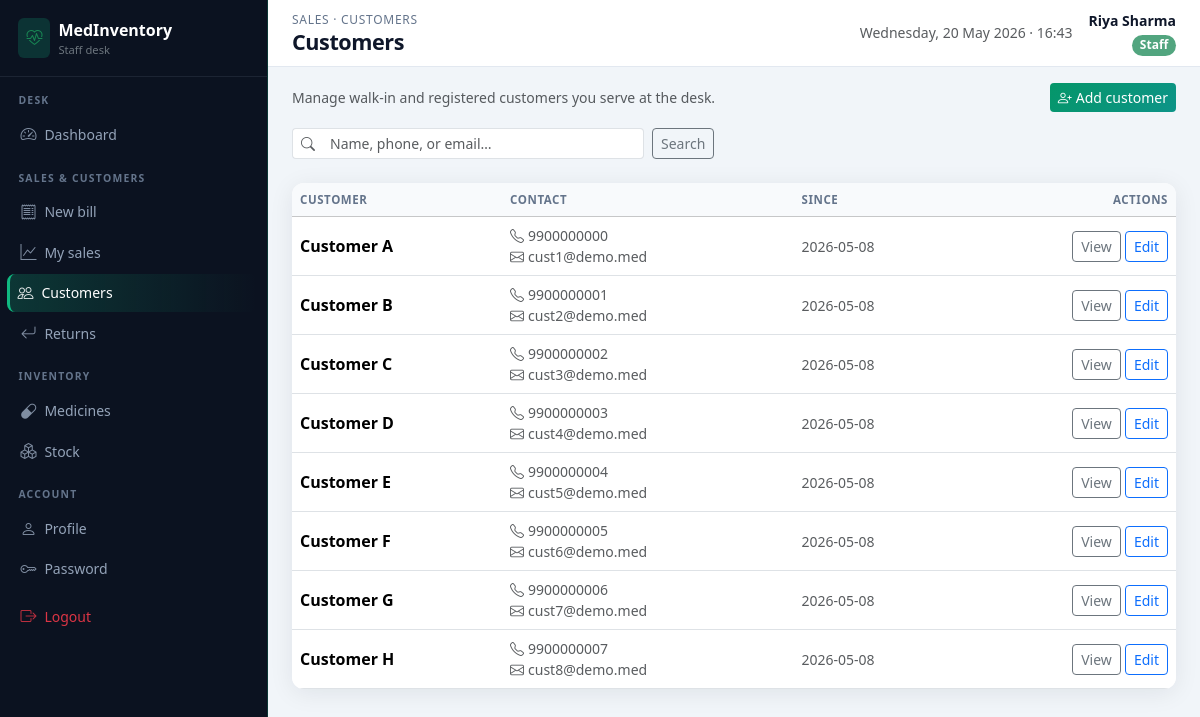
Screenshot of /staff/customers (signed in) with the database file from the repository.
### app/models.py (models this page shows, shortened)
class User(UserMixin, db.Model):
    __tablename__ = "users"
    id = db.Column(db.Integer, primary_key=True)
    username = db.Column(db.String(80), unique=True, nullable=False, index=True)
    password_hash = db.Column(db.String(256), nullable=False)
    full_name = db.Column(db.String(120), nullable=False)
    email = db.Column(db.String(120))
    phone = db.Column(db.String(32))
    role = db.Column(db.String(20), nullable=False, default="staff")  # admin | staff
    is_active = db.Column(db.Boolean, default=True)
    created_at = db.Column(db.DateTime, default=datetime.utcnow)
    bills = db.relationship("Bill", backref="staff", lazy="dynamic")
    returns = db.relationship("MedicineReturn", backref="staff", lazy="dynamic")

class Customer(db.Model):
    __tablename__ = "customers"
    id = db.Column(db.Integer, primary_key=True)
    name = db.Column(db.String(120), nullable=False, index=True)
    contact_number = db.Column(db.String(32))
    email = db.Column(db.String(120))
    address = db.Column(db.Text)
    created_at = db.Column(db.DateTime, default=datetime.utcnow)
    bills = db.relationship("Bill", backref="customer", lazy="dynamic")

### app/staff_routes.py (the view, shortened to what this page needs)
@staff_bp.route("/customers")
@login_required
@staff_required
def customers():
    page = request.args.get("page", 1, type=int)
    q = (request.args.get("q") or "").strip()
    query = Customer.query
    pagination = query.order_by(Customer.name).paginate(
        page=page, per_page=PER_PAGE, error_out=False
    )
    return render_template(
        "staff/customers.html",
        pagination=pagination,
        customers=pagination.items,
        q=q,
    )

### app/utils.py (called while the page is built)
def staff_required(view):
    @wraps(view)
    def wrapped(*args, **kwargs):
        if not current_user.is_authenticated:
            flash("Please log in to continue.", "warning")
            return redirect(url_for("main.login", next=request.url))
        if current_user.role != "staff":
            flash("Staff area only.", "danger")
            return redirect(url_for("admin.dashboard"))
        return view(*args, **kwargs)
    return wrapped

### app/templates/staff/customers.html (shortened to what this page needs)
{% extends "staff/layout.html" %}
{% from "staff/_macros.html" import toolbar_search, pagination_nav with context %}
{% block breadcrumb %}Sales · Customers{% endblock %}
{% block page_title %}Customers{% endblock %}
{% block content %}
<div class="d-flex flex-wrap justify-content-between align-items-center gap-2 mb-3">
  <p class="text-muted small mb-0">Manage walk-in and registered customers you serve at the desk.</p>
  <a href="{{ url_for('staff.customer_new') }}" class="btn btn-sm btn-staff-brand"><i class="bi bi-person-plus me-1"></i>Add customer</a>
</div>
{{ toolbar_search(url_for('staff.customers'), 'Name, phone, or email…', q) }}
<div class="card card-soft table-responsive">
  <table class="table table-hover mb-0 align-middle">
    <thead class="table-light">
      <tr>
        <th>Customer</th>
        <th>Contact</th>
        <th>Since</th>
        <th class="text-end">Actions</th>
      </tr>
    </thead>
    <tbody>
      {% for c in customers %}
      <tr>
        <td class="fw-semibold">{{ c.name }}</td>
        <td class="small">
          {% if c.contact_number %}<span class="d-block text-muted"><i class="bi bi-telephone me-1"></i>{{ c.contact_number }}</span>{% endif %}
          {% if c.email %}<span class="d-block text-muted"><i class="bi bi-envelope me-1"></i>{{ c.email }}</span>{% endif %}
        </td>
        <td class="small text-muted">{{ c.created_at.strftime('%Y-%m-%d') if c.created_at else '—' }}</td>
        <td class="text-end">
          <a class="btn btn-sm btn-outline-secondary" href="{{ url_for('staff.customer_detail', cid=c.id) }}">View</a>
          <a class="btn btn-sm btn-outline-primary" href="{{ url_for('staff.customer_edit', cid=c.id) }}">Edit</a>
        </td>
      </tr>
      {% else %}
      <tr><td colspan="4" class="empty-state">No customers yet. <a href="{{ url_for('staff.customer_new') }}">Create one</a>.</td></tr>
      {% endfor %}
    </tbody>
  </table>
</div>
{% endblock %}

### app/templates/staff/layout.html (shortened to what this page needs)
{% extends "base.html" %}
{% set staff_sales_ep = ['staff.sales', 'staff.bill_detail', 'staff.bill_print'] %}
{% set staff_cust_ep = ['staff.customers', 'staff.customer_new', 'staff.customer_detail', 'staff.customer_edit'] %}
{% set staff_ret_ep = ['staff.returns_list', 'staff.returns_new'] %}
{% set staff_med_ep = ['staff.medicines', 'staff.medicine_detail'] %}
{% block body %}
<div class="staff-shell d-flex">
  <aside class="sidebar-staff no-print d-none d-lg-block">
    <div class="brand-block">
      <div class="d-flex align-items-center gap-2 text-white">
        <span class="rounded-2 d-flex p-2" style="background:rgba(16,185,129,0.2);"><i class="bi bi-heart-pulse text-success"></i></span>
        <div>
          <div class="product-name fw-bold">MedInventory</div>
          <div class="small text-secondary" style="font-size:0.7rem;">Staff desk</div>
        </div>
      </div>
    </div>
    <nav class="nav flex-column pb-4">
      <div class="nav-section-label">Desk</div>
      <a class="nav-link {% if request.endpoint == 'staff.dashboard' %}active{% endif %}" href="{{ url_for('staff.dashboard') }}"><i class="bi bi-speedometer2"></i> Dashboard</a>
      <div class="nav-section-label">Sales &amp; customers</div>
      <a class="nav-link {% if request.endpoint == 'staff.billing' %}active{% endif %}" href="{{ url_for('staff.billing') }}"><i class="bi bi-receipt"></i> New bill</a>
      <a class="nav-link {% if request.endpoint in staff_sales_ep %}active{% endif %}" href="{{ url_for('staff.sales') }}"><i class="bi bi-graph-up"></i> My sales</a>
      <a class="nav-link {% if request.endpoint in staff_cust_ep %}active{% endif %}" href="{{ url_for('staff.customers') }}"><i class="bi bi-people"></i> Customers</a>
      <a class="nav-link {% if request.endpoint in staff_ret_ep %}active{% endif %}" href="{{ url_for('staff.returns_list') }}"><i class="bi bi-arrow-return-left"></i> Returns</a>
      <div class="nav-section-label">Inventory</div>
      <a class="nav-link {% if request.endpoint in staff_med_ep %}active{% endif %}" href="{{ url_for('staff.medicines') }}"><i class="bi bi-capsule"></i> Medicines</a>
      <a class="nav-link {% if request.endpoint == 'staff.stock' %}active{% endif %}" href="{{ url_for('staff.stock') }}"><i class="bi bi-boxes"></i> Stock</a>
      <div class="nav-section-label">Account</div>
      <a class="nav-link {% if request.endpoint == 'staff.profile' %}active{% endif %}" href="{{ url_for('staff.profile') }}"><i class="bi bi-person"></i> Profile</a>
      <a class="nav-link {% if request.endpoint == 'staff.change_password' %}active{% endif %}" href="{{ url_for('staff.change_password') }}"><i class="bi bi-key"></i> Password</a>
      <a class="nav-link text-danger mt-2" href="{{ url_for('main.logout') }}"><i class="bi bi-box-arrow-right"></i> Logout</a>
    </nav>
  </aside>
  <div class="staff-main-with-sidebar flex-grow-1">
    <header class="topbar d-flex flex-wrap justify-content-between align-items-center gap-2 no-print">
      <div class="d-flex align-items-center gap-2">
        <div>
          <div class="admin-breadcrumb">{% block breadcrumb %}Desk{% endblock %}</div>
          <h1 class="admin-page-title mb-0">{% block page_title %}Console{% endblock %}</h1>
        </div>
      </div>
      <div class="d-flex align-items-center gap-3 text-end">
        <div class="d-none d-md-block small text-muted">{{ moment or '' }}</div>
        <div>
          <div class="fw-semibold small">{{ current_user.full_name }}</div>
          <span class="badge rounded-pill text-bg-success bg-opacity-75">Staff</span>
        </div>
      </div>
    </header>
    <main class="p-4 pt-3">
      {% block content %}{% endblock %}
    </main>
  </div>
</div>
{% endblock %}

### app/static/css/app.css (style rules this page uses)
:root { --mi-primary: #0d6efd; --mi-sidebar: #0b1220; --mi-sidebar-border: rgba(148, 163, 184, 0.12); --mi-sidebar-hover: #151f32; --mi-accent: #06b6d4; --mi-card-shadow: 0 4px 24px rgba(15, 23, 42, 0.08); --mi-topbar-h: 64px; }
body { font-family: "Segoe UI", system-ui, -apple-system, Roboto, "Helvetica Neue", sans-serif; background: #f1f5f9; color: #0f172a; }
.card-soft { border: none; box-shadow: var(--mi-card-shadow); border-radius: 12px; background: #fff; }
.topbar { background: #fff; border-bottom: 1px solid #e2e8f0; min-height: var(--mi-topbar-h); padding: 0.65rem 1.5rem; position: sticky; top: 0; z-index: 1020; }
.admin-page-title { font-size: 1.35rem; font-weight: 700; letter-spacing: -0.02em; color: #0f172a; }
.admin-breadcrumb { font-size: 0.75rem; color: #64748b; text-transform: uppercase; letter-spacing: 0.06em; }
.table thead th { font-size: 0.72rem; text-transform: uppercase; letter-spacing: 0.05em; color: #64748b; font-weight: 600; border-bottom-width: 1px; background: #f8fafc; white-space: nowrap; }
.table tbody td { vertical-align: middle; }
.btn-staff-brand { background: linear-gradient(135deg, #059669, #0d9488); border: none; color: #fff; }
.staff-shell { min-height: 100vh; }
.sidebar-staff { min-height: 100vh; background: var(--mi-sidebar); color: #e2e8f0; width: 268px; position: fixed; left: 0; top: 0; z-index: 1040; padding: 0; overflow-y: auto; border-right: 1px solid rgba(16, 185, 129, 0.22); }
.sidebar-staff .brand-block { padding: 1.1rem 1.15rem; border-bottom: 1px solid var(--mi-sidebar-border); }
.sidebar-staff .nav-section-label { font-size: 0.65rem; text-transform: uppercase; letter-spacing: 0.12em; color: #64748b; padding: 1rem 1.15rem 0.35rem; font-weight: 600; }
.sidebar-staff a.nav-link { color: #94a3b8; border-radius: 8px; margin: 1px 10px; padding: 0.45rem 0.65rem; font-size: 0.875rem; display: flex; align-items: center; gap: 0.5rem; }
.sidebar-staff a.nav-link i { font-size: 1rem; opacity: 0.85; }
.sidebar-staff a.nav-link.active { background: linear-gradient(90deg, rgba(16, 185, 129, 0.22), transparent); color: #fff; border-left: 3px solid #10b981; margin-left: 7px; padding-left: calc(0.65rem - 3px); }
.staff-main-with-sidebar { margin-left: 268px; min-height: 100vh; }

### rows the page displays
User: full_name "Riya Sharma"
Customer: name "Customer A", contact_number "9900000000", email "cust1@demo.med", created_at "2026-05-08"
Customer: name "Customer B", contact_number "9900000001", email "cust2@demo.med", created_at "2026-05-08"
Customer: name "Customer C", contact_number "9900000002", email "cust3@demo.med", created_at "2026-05-08"
Customer: name "Customer D", contact_number "9900000003", email "cust4@demo.med", created_at "2026-05-08"
Customer: name "Customer E", contact_number "9900000004", email "cust5@demo.med", created_at "2026-05-08"
Customer: name "Customer F", contact_number "9900000005", email "cust6@demo.med", created_at "2026-05-08"
Customer: name "Customer G", contact_number "9900000006", email "cust7@demo.med", created_at "2026-05-08"
Customer: name "Customer H", contact_number "9900000007", email "cust8@demo.med", created_at "2026-05-08"
